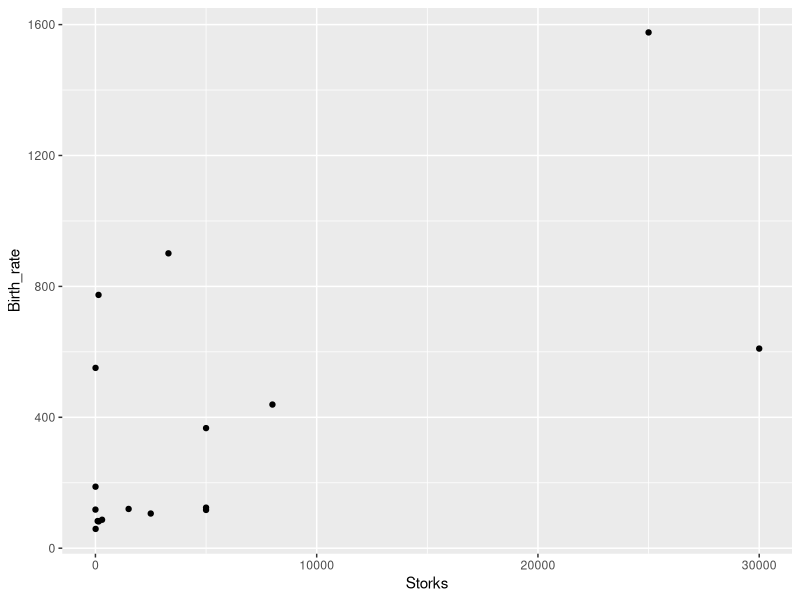
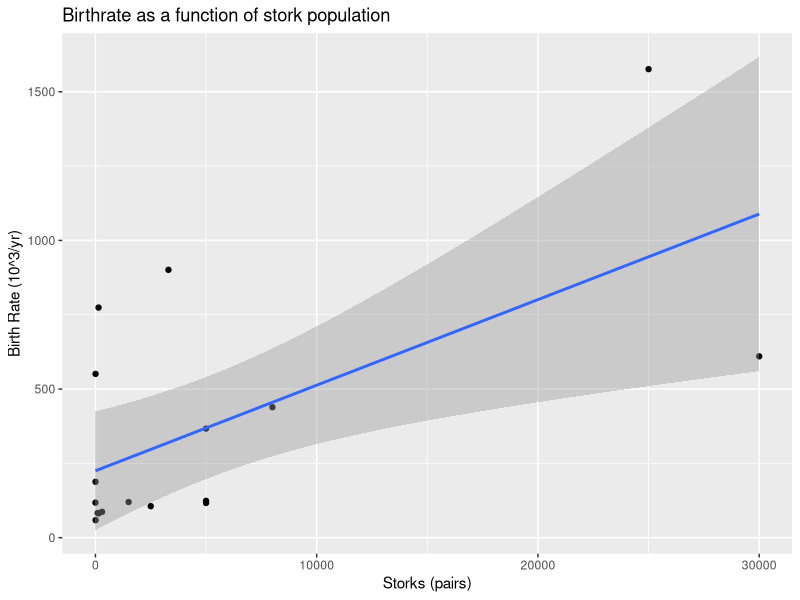
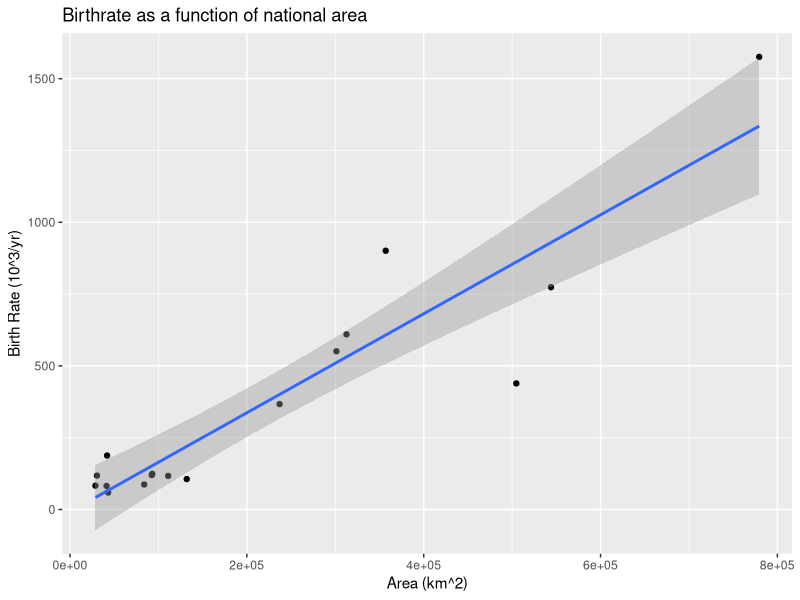

The R script that drew these images, in order:
## ---- chunk 1
knitr::opts_chunk$set(echo = TRUE)
library(tidyverse)
## ---- chunk 2
StorkData <- read_csv("data/StorkData.csv")
## ---- chunk 3
head(StorkData)
## ---- chunk 4
ggplot(StorkData, aes(x=Storks, y=Birth_rate)) + geom_point()
## ---- chunk 5
ggplot(StorkData, aes(x=Storks, y=Birth_rate)) + 
  geom_point()+
  geom_smooth(method=lm)+
  labs(title="Birthrate as a function of stork population",
       x="Storks (pairs)", y = "Birth Rate (10^3/yr)")
## ---- chunk 6
StorkData.lm <- lm(StorkData$Birth_rate~StorkData$Storks)
## ---- chunk 7
summary(StorkData.lm)
## ---- chunk 8
sqrt(0.3847)
## ---- chunk 9
cor(StorkData$Storks,StorkData$Birth_rate, method= "pearson")
## ---- chunk 10

# making the the linear model
StorkDataArea.lm <- lm(StorkData$Birth_rate~StorkData$Area)

#viewing the model statistics
summary(StorkDataArea.lm)

#plotting the regression (with std error)
ggplot(StorkData, aes(x=Area, y=Birth_rate)) + 
  geom_point()+
  geom_smooth(method=lm)+
  labs(title="Birthrate as a function of national area",
       x="Area (km^2)", y = "Birth Rate (10^3/yr)")
